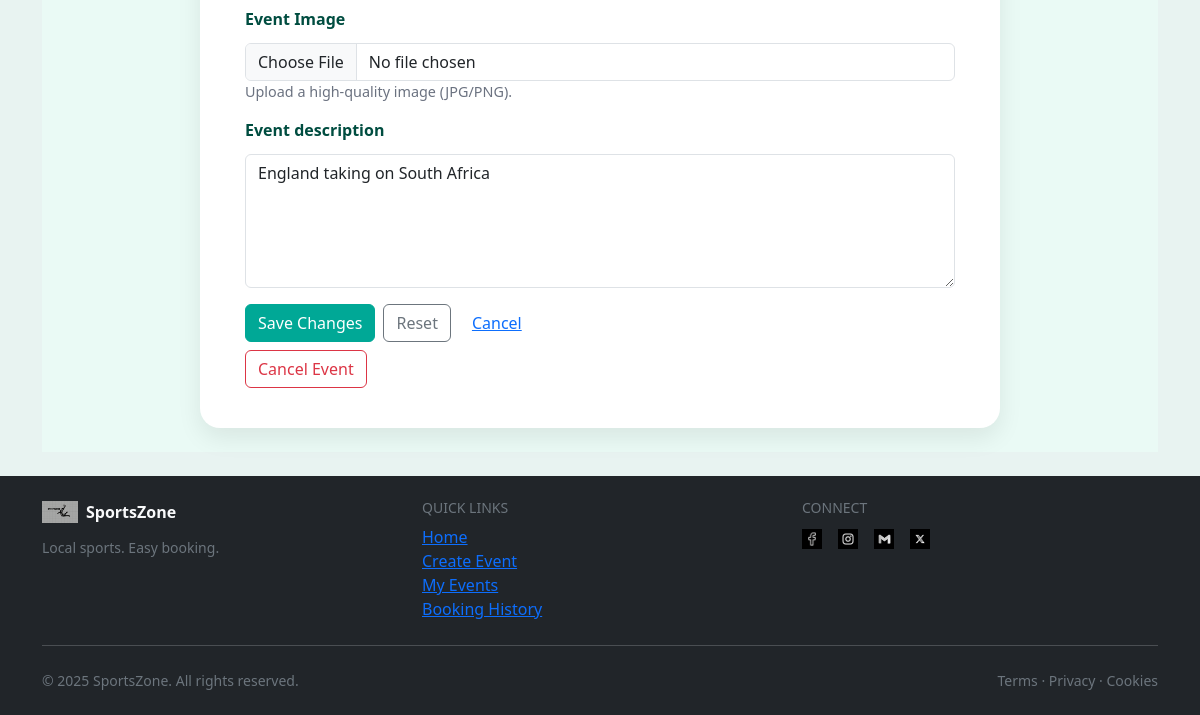
Page /create-event/2 (signed in, lower part) on the earlier database version.
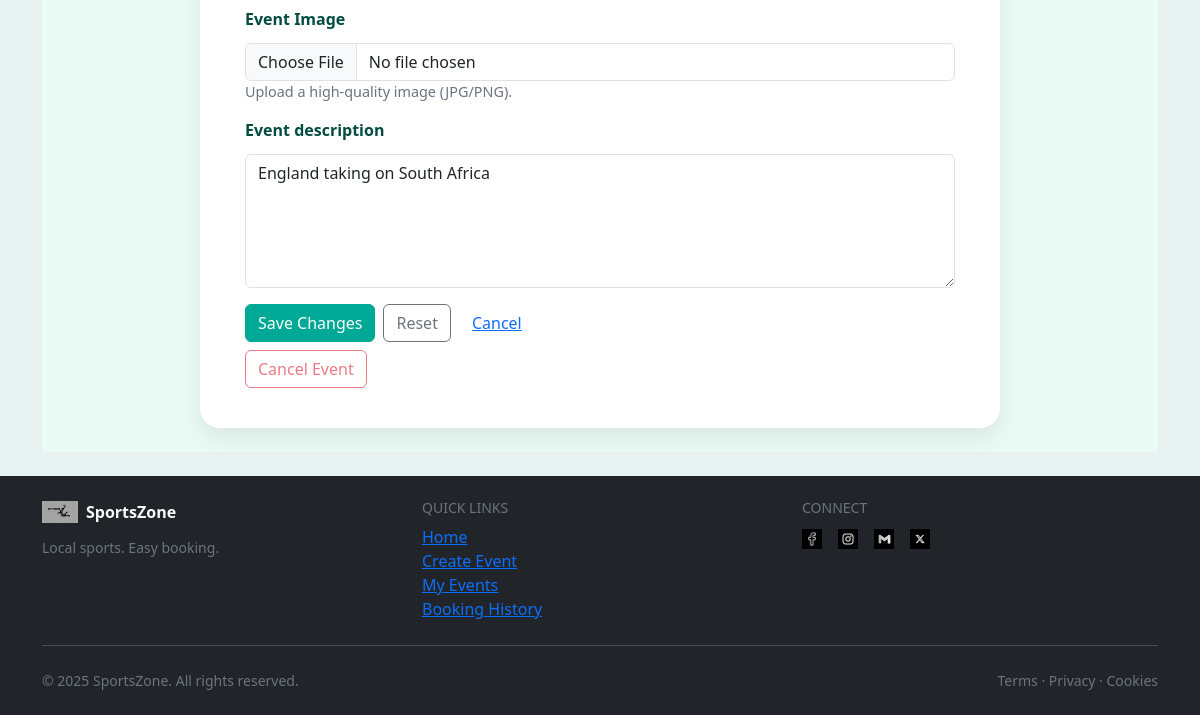
Same page on the later database version.
### SportsZone/views.py (the view, shortened to what this page needs)
@main_bp.route("/create-event/", methods=["GET", "POST"])
@main_bp.route("/create-event/<int:event_id>", methods=["GET", "POST"])
@login_required
def create_event(event_id: int | None = None):
    event = None
    if event_id:
        event = Event.query.get_or_404(event_id)
        if event.user_id != current_user.id:
            flash("You can only edit events you created.", "danger")
            return redirect(url_for("main.my_events"))
    form = EventForm(obj=event) if event else EventForm()
    if event and request.method == "GET":
        form.venue.data = event.venue.venue_name if event.venue else ""
        form.home_team.data = event.home_team_name or ""
        form.away_team.data = event.away_team_name or ""
    page_title = "Edit Event" if event else "Create Event"
    return render_template("create_event.html", form=form, event=event, title=page_title)

### SportsZone/templates/create_event.html (shortened to what this page needs)
{% extends "base.html" %}
{% block body %}
{% macro field_row(field, type='text', placeholder='', rows=None, help_text=None, extra_class='') -%}
  {% set invalid = ' is-invalid' if field.errors else '' %}
  <div class="mb-3">
    <label class="form-label">{{ field.label }}</label>
    {% if rows %}
      {{ field(class="form-control" ~ invalid ~ " " ~ extra_class, rows=rows, placeholder=placeholder) }}
    {% elif field.type == 'SelectField' %}
      {{ field(class="form-select" ~ invalid ~ " " ~ extra_class) }}
    {% elif field.type == 'FileField' %}
      {{ field(class="form-control" ~ invalid ~ " " ~ extra_class) }}
    {% else %}
      {{ field(class="form-control" ~ invalid ~ " " ~ extra_class, placeholder=placeholder) }}
    {% endif %}
    {% if help_text %}
      <div class="help-text">{{ help_text }}</div>
    {% endif %}
  </div>
{%- endmacro %}
<div class="create-event-page py-4">
  <div class="content-wrap">
    <div class="form-section">
      <form method="POST" enctype="multipart/form-data">
        {{ field_row(form.image, help_text="Upload a high-quality image (JPG/PNG).") }}
        {{ field_row(form.description, rows=5, placeholder="Write a short description…") }}
        <div class="d-flex flex-wrap gap-2 align-items-center">
          {{ form.submit(class="btn btn-primary", value=('Save Changes' if event else 'Create Event')) }}
          {{ form.reset(class="btn btn-outline-secondary") }}
          <a href="{{ url_for('main.my_events') if event else url_for('main.index') }}" class="btn btn-link">Cancel</a>
        </div>
      </form>
      {% if event %}
        <form method="POST" action="{{ url_for('main.cancel_event', event_id=event.id) }}"
              class="mt-2"
              onsubmit="return confirm('Cancel this event? This will stop further bookings.');">
          <button class="btn btn-outline-danger" {% if event.status == 'Cancelled' %}disabled{% endif %}>
            Cancel Event
          </button>
        </form>
      {% endif %}
    </div>
  </div>
</div>
{% endblock %}

Differences in the rows shown:
changed Event "England taking on South Africa": status "Open" → "Cancelled" (drawn)
